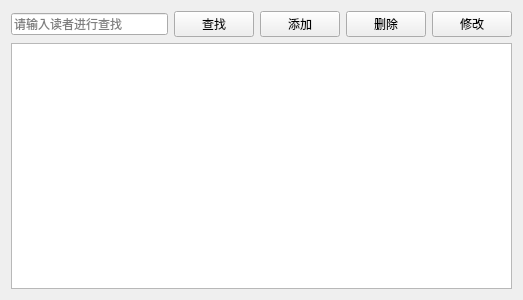
<?xml version="1.0" encoding="UTF-8"?>
<ui version="4.0">
 <class>PatientView</class>
 <widget class="QWidget" name="PatientView">
  <property name="geometry">
   <rect>
    <x>0</x>
    <y>0</y>
    <width>523</width>
    <height>300</height>
   </rect>
  </property>
  <property name="windowTitle">
   <string>读者管理</string>
  </property>
  <layout class="QVBoxLayout" name="verticalLayout">
   <item>
    <layout class="QHBoxLayout" name="horizontalLayout">
     <item>
      <widget class="QLineEdit" name="txSearch">
       <property name="placeholderText">
        <string>请输入读者进行查找</string>
       </property>
      </widget>
     </item>
     <item>
      <widget class="QPushButton" name="btSearch">
       <property name="text">
        <string>查找</string>
       </property>
       <property name="icon">
        <iconset theme="QIcon::ThemeIcon::EditFind"/>
       </property>
      </widget>
     </item>
     <item>
      <widget class="QPushButton" name="btAdd">
       <property name="text">
        <string>添加</string>
       </property>
       <property name="icon">
        <iconset theme="QIcon::ThemeIcon::ListAdd"/>
       </property>
      </widget>
     </item>
     <item>
      <widget class="QPushButton" name="btDelete">
       <property name="text">
        <string>删除</string>
       </property>
       <property name="icon">
        <iconset theme="QIcon::ThemeIcon::EditDelete"/>
       </property>
      </widget>
     </item>
     <item>
      <widget class="QPushButton" name="btEdit">
       <property name="text">
        <string>修改</string>
       </property>
       <property name="icon">
        <iconset resource="lab4.qrc">
         <normaloff>:/img/edit.png</normaloff>:/img/edit.png</iconset>
       </property>
      </widget>
     </item>
    </layout>
   </item>
   <item>
    <widget class="QTableView" name="tableView"/>
   </item>
  </layout>
 </widget>
 <resources>
  <include location="lab4.qrc"/>
 </resources>
 <connections/>
</ui>
